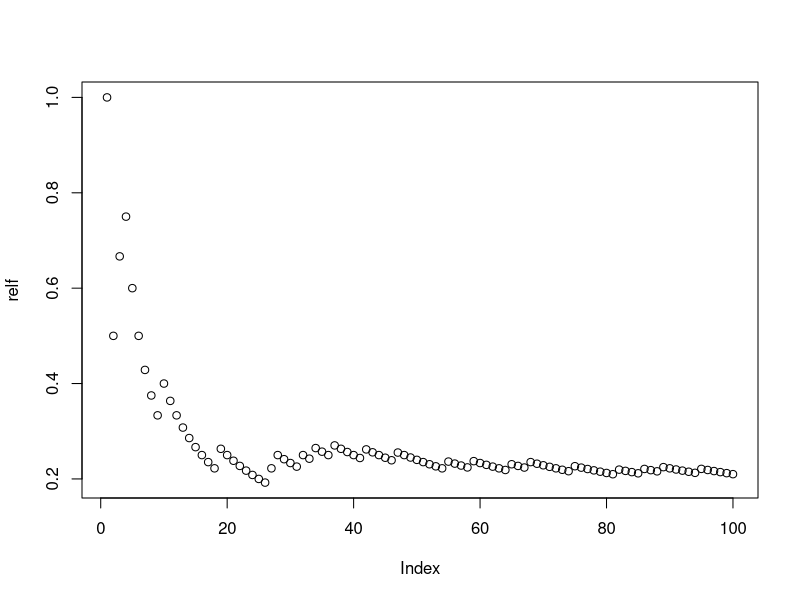
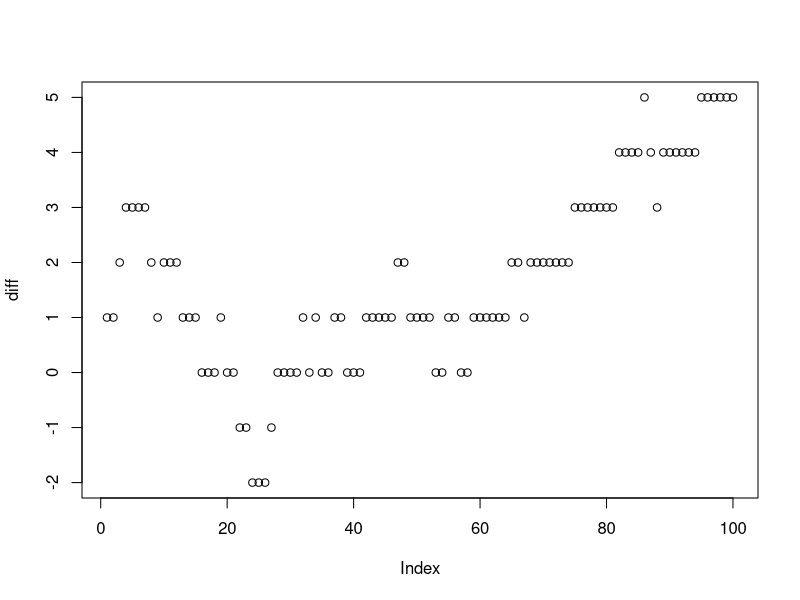
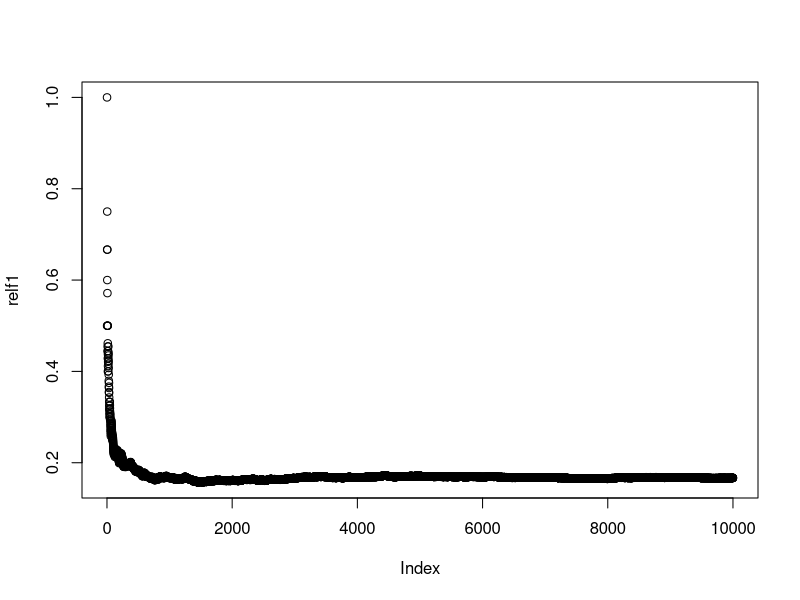
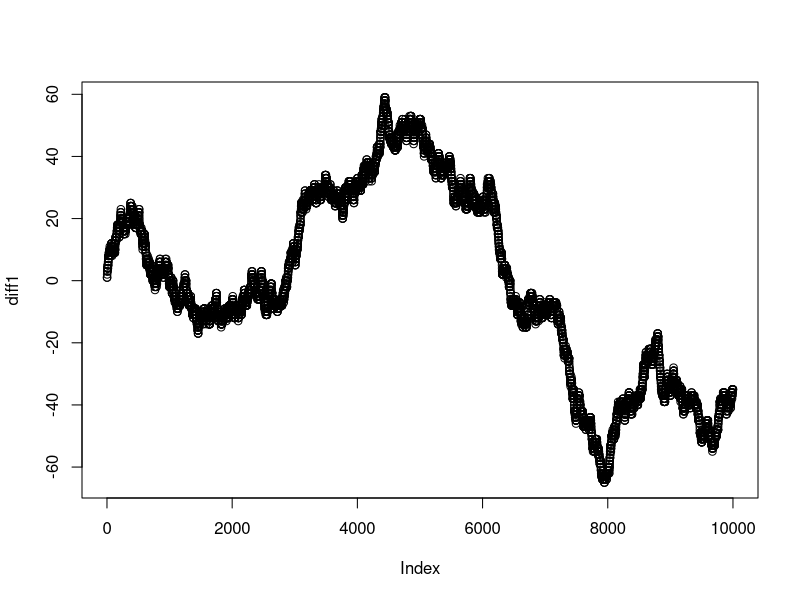
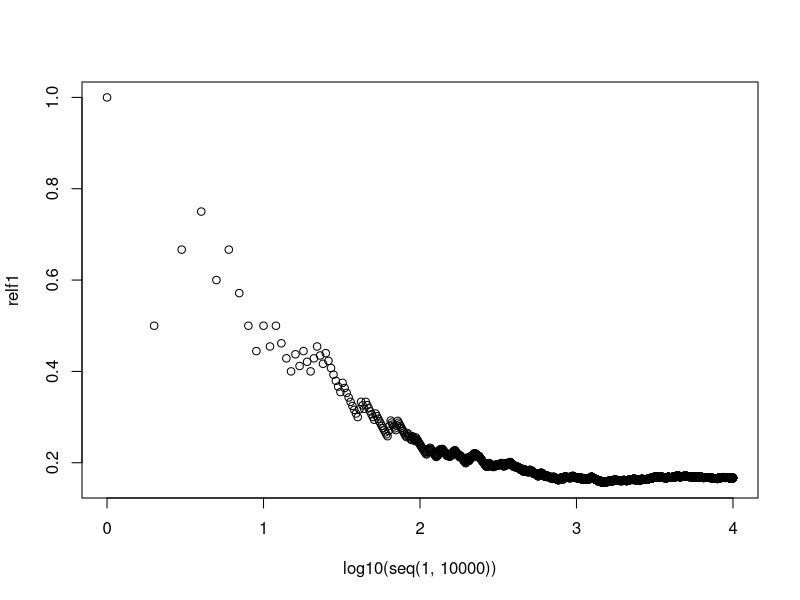
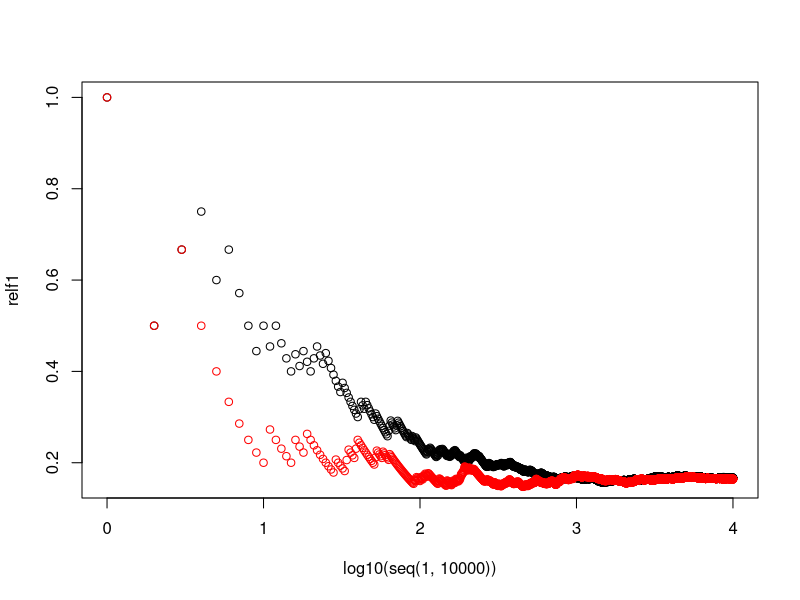
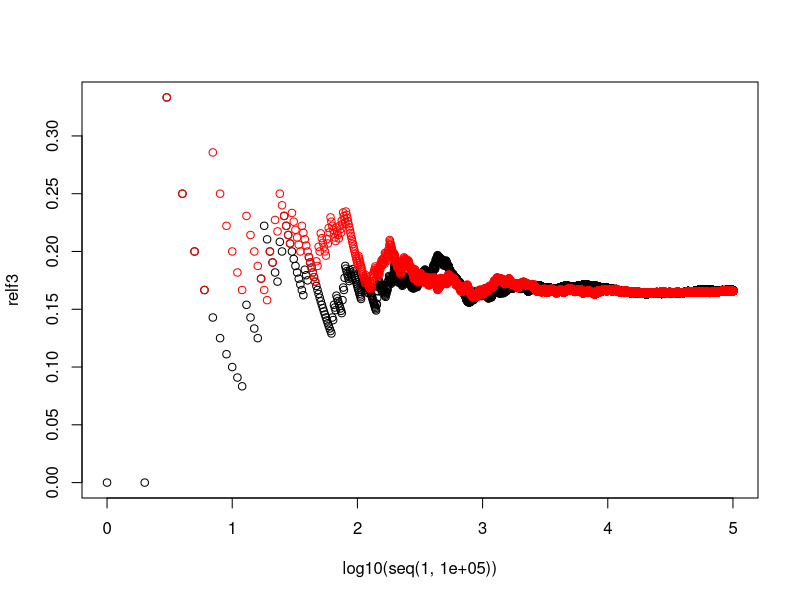
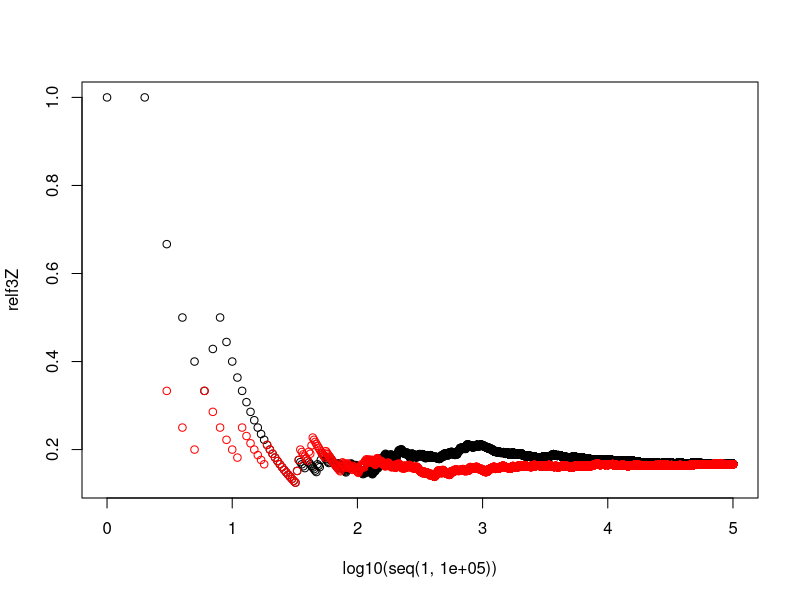

R code for these plots, in order:
## ---- chunk 1
knitr::opts_chunk$set(echo = TRUE)
## ---- chunk 2

#100 kast, X==3

X <- floor(6*runif(100,0,1)+1)
Y <- X==3
relf <- cumsum(Y)/seq(1,100)
plot(relf)
win.graph()
Z <- X==4
relfZ <- cumsum(Z)/seq(1,100)
diff <- cumsum(Y)-cumsum(Z)
plot(diff)

# 10 000 kast

X1 <- floor(6*runif(10000,0,1)+1)
Y1 <- X1==3
relf1 <- cumsum(Y1)/seq(1,10000)
plot(relf1)
Z1 <- X1==4
relf1Z <- cumsum(Z1)/seq(1, 10000)
diff1 <- cumsum(Y1)-cumsum(Z1)
plot(diff1)

## ---- chunk 3

plot(log10(seq(1,10000)), relf1)


X2 <- floor(6*runif(10000,0,1)+1)
Y2 <- X2==3
Z2 <- X2==4
relf2 <- cumsum(Y2)/seq(1,10000)
relf2Z <- cumsum(Z2)/seq(1,10000)

relf1_plot <- plot(log10(seq(1,10000)), relf1)
relf2_plot <- points(log10(seq(1,10000)),relf2,col ="red")

## ---- chunk 4

# 100 000 kast, X=3

X3 <- floor(6*runif(100000,0,1)+1)
Y3 <- X3==3
relf3 <- cumsum(Y3)/seq(1,100000)

X4 <- floor(6*runif(100000,0,1)+1)
Y4 <- X4==3
relf4 <- cumsum(Y4)/seq(1,100000)


relf3_plot <- plot(log10(seq(1,100000)), relf3)
relf4_plot <- points(log10(seq(1,100000)),relf4,col ="red")

# 100 000 kast, X=4

Z3 <- X3==4
relf3Z <- cumsum(Z3)/seq(1,100000)


Z4 <- X4==4
relf4Z <- cumsum(Z4)/seq(1,100000)


relf3Z_plot <- plot(log10(seq(1,100000)), relf3Z)
relf4Z_plot <- points(log10(seq(1,100000)),relf4Z,col ="red")

## ---- chunk 5


# skillnad mellan absoluta frekvenserna
# diff <- cumsum(Y)-cumsum(Z)
plot(diff) # n = 100
# diff1 <- cumsum(Y1)-cumsum(Z1)
plot(diff1) # n = 10 000
diff2 <- cumsum(Y3)-cumsum(Z3)
plot(diff2) # n = 100 000
diff3 <- cumsum(Y4)-cumsum(Z4)
plot(diff3) # n = 100 000

# skillnad mellan relativa frekvenserna
reldiff <- relf-relfZ
reldiff1 <- relf1-relf1Z # n = 10000
plot(reldiff)
plot(reldiff1)
reldiff2 <- relf2-relf2Z
plot(reldiff2)
reldiff3 <- relf3-relf3Z
plot(reldiff3)


## ---- chunk 6

set.seed(120)

xbino1 <- rbinom(25,10,0.2)
xomega <- seq(0,10,1)
xkategori <- factor(xbino1) #kategorisering av resultatet i xbino1
xfreq <- table(xkategori)
relfreq <- prop.table(xfreq) # skattningen av sannolikhetsfunktionen

print(relfreq)

xutfall <- c(0,1,2,3,4,5)

utfall <- as.data.frame(relfreq)
utfall$xkategori <- c(0:(length(relfreq)-1))
utfall <- as.list(utfall)


plot(xutfall, relfreq, type = "h", col="blue")

xomega <- seq(0,10,1)
px <- dbinom(xomega, 10, 0.2) # {x = 0, 1, ..., 10}
plot(xomega, px, type="h", col= "red")
points(utfall$xkategori, utfall$Freq)



## ---- chunk 7

set.seed(121)

# när n = 100
xbino1 <- rbinom(100,10,0.2) # n = 100
xomega <- seq(0,10,1)
xkategori <- factor(xbino1) #kategorisering av resultatet i xbino1
xfreq <- table(xkategori)
relfreq <- prop.table(xfreq) # skattningen av sannolikhetsfunktionen

relfreq


utfall <- as.data.frame(relfreq)
utfall$xkategori <- c(0:(length(relfreq)-1))
utfall <- as.list(utfall)


xomega <- seq(0,10,1) # utfallsrum
px <- dbinom(xomega, 10, 0.2) # {x = 0, 1, ..., 10}
plot(xomega, px, type="h", col= "red", xlab = "", ylab = "p", main = "X tillhör Bin(10, 0.2), n = 100")
points(utfall$xkategori, utfall$Freq)


# När n = 1000

xbino1 <- rbinom(1000,10,0.2) # n = 1000
xomega <- seq(0,10,1)
xkategori <- factor(xbino1) #kategorisering av resultatet i xbino1
xfreq <- table(xkategori)
relfreq <- prop.table(xfreq) # skattningen av sannolikhetsfunktionen

relfreq

utfall <- as.data.frame(relfreq)
utfall$xkategori <- c(0:(length(relfreq)-1))
utfall <- as.list(utfall)

xomega <- seq(0,10,1) # utfallsrum
px <- dbinom(xomega, 10, 0.2) # {x = 0, 1, ..., 10}
plot(xomega, px, type="h", col= "red", xlab = "", ylab = "p", main = "X tillhör Bin(10, 0.2), n = 1000")
points(utfall$xkategori, utfall$Freq)


# När n = 10 000

xbino1 <- rbinom(10000,10,0.2) # n = 10000
xomega <- seq(0,10,1)
xkategori <- factor(xbino1) #kategorisering av resultatet i xbino1
xfreq <- table(xkategori)
relfreq <- prop.table(xfreq) # skattningen av sannolikhetsfunktionen

relfreq

utfall <- as.data.frame(relfreq)
utfall$xkategori <- c(0:(length(relfreq)-1))
utfall <- as.list(utfall)



xomega <- seq(0,10,1) # utfallsrum
px <- dbinom(xomega, 10, 0.2) # {x = 0, 1, ..., 10}
plot(xomega, px, type="h", col= "red", xlab = "", ylab = "p", main = "X tillhör Bin(10, 0.2), n = 10000")
points(utfall$xkategori, utfall$Freq)


## ---- chunk 8

set.seed(123)

# när X ∈ Bin(10, 0.5)

xbino1 <- rbinom(10000,10,0.5) # n = 10000
xomega <- seq(0,10,1)
xkategori <- factor(xbino1) #kategorisering av resultatet i xbino1
xfreq <- table(xkategori)
relfreq <- prop.table(xfreq) # skattningen av sannolikhetsfunktionen

relfreq

utfall <- as.data.frame(relfreq)
utfall$xkategori <- c(0:(length(relfreq)-1))
utfall <- as.list(utfall)



xomega <- seq(0,10,1) # utfallsrum
px <- dbinom(xomega, 10, 0.5) # {x = 0, 1, ..., 10}
plot(xomega, px, type="h", col= "red", xlab = "", ylab = "p", main = "X tillhör Bin(10, 0.5), n = 10000")
points(utfall$xkategori, utfall$Freq)

# när X ∈ Bin(25, 0.7)

xbino1 <- rbinom(10000,25,0.7) # n = 10000
xomega <- seq(0,25,1)
xkategori <- factor(xbino1) #kategorisering av resultatet i xbino1
xfreq <- table(xkategori)
relfreq <- prop.table(xfreq) # skattningen av sannolikhetsfunktionen


utfall <- as.data.frame(relfreq)
utfall$xkategori <- c(0:(length(relfreq)-1))
utfall <- as.list(utfall)


xomega <- seq(0,25,1) # utfallsrum
px <- dbinom(xomega, 25, 0.7) # {x = 0, 1, ..., 25}
plot(xomega, px, type="h", col= "red", xlab = "", ylab = "p", main = "X tillhör Bin(25, 0.7), n = 10000")
points(utfall$xkategori, utfall$Freq)

## ---- chunk 9

a1 <- rnorm(50, 100, 15)

a1sum <- summary(a1)

boxplot(a1)
hist(a1)

normal <- rnorm(10,10,2)
uni <- runif(10,10,20)

hist(normal)
hist(uni)



## ---- chunk 10
# när n = 50

n50 <- rnorm(50, 10, 2)
u50 <- runif(50, 10, 20)
hist(n50)
hist(u50)

# börjar stämma lite mer överens med populationerna

# n = 500

n500 <- rnorm(500, 10, 2)
u500 <- runif(500, 10, 20)
hist(n500)
hist(u500)

# stämmer överens bättre nu när n är högre

## ---- chunk 11

norm1 <- rnorm(1000, 10, 2)
uni1 <- runif(1000, 10, 20)
exp1 <- rexp(1000, 1)

hist(norm1)
hist(uni1)
hist(exp1)

